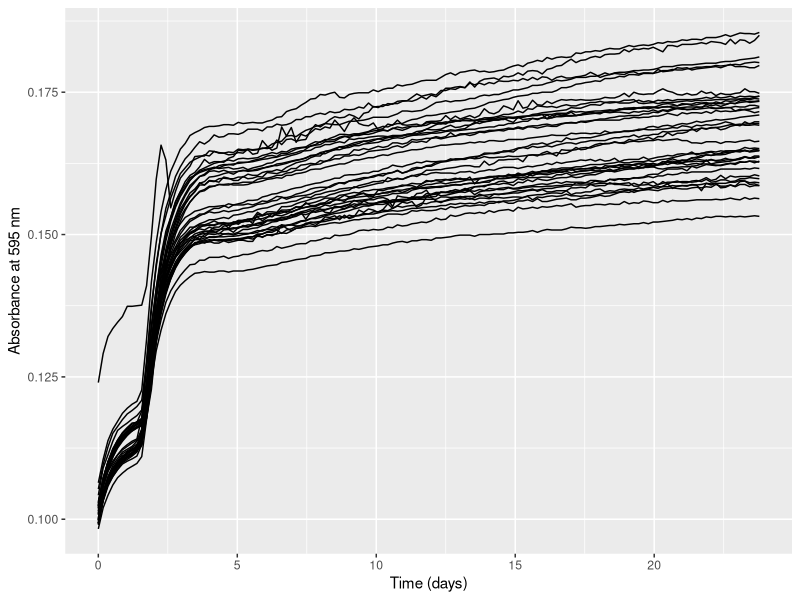
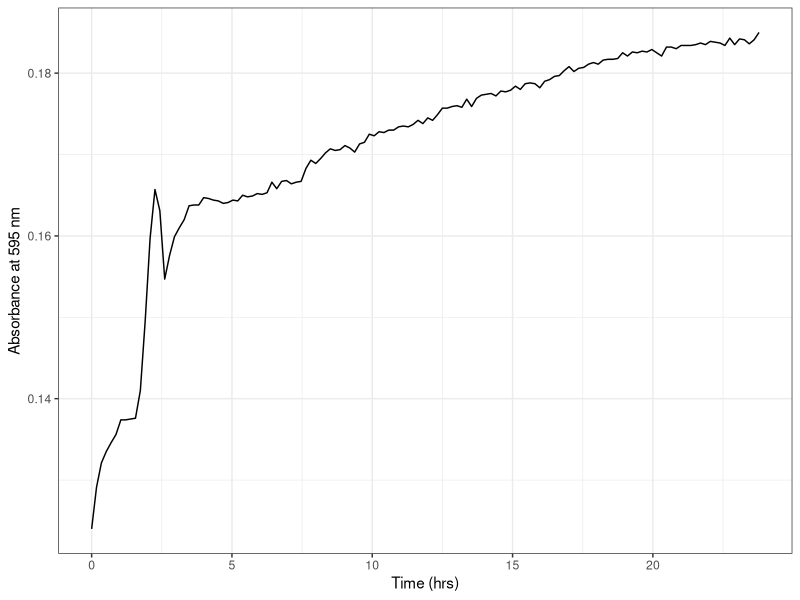
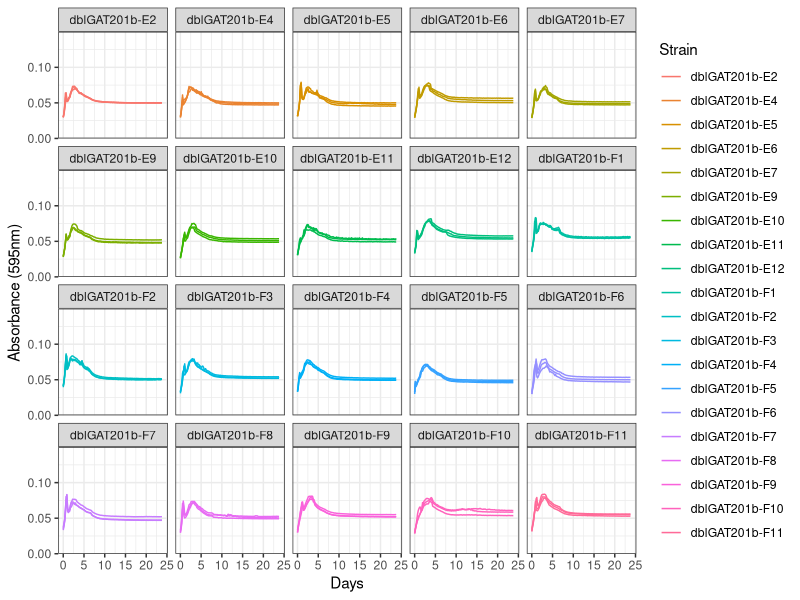
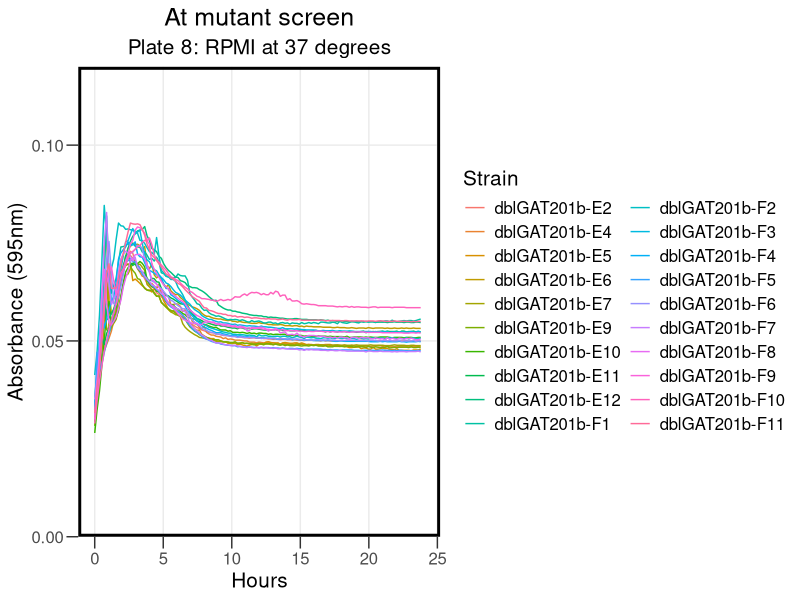
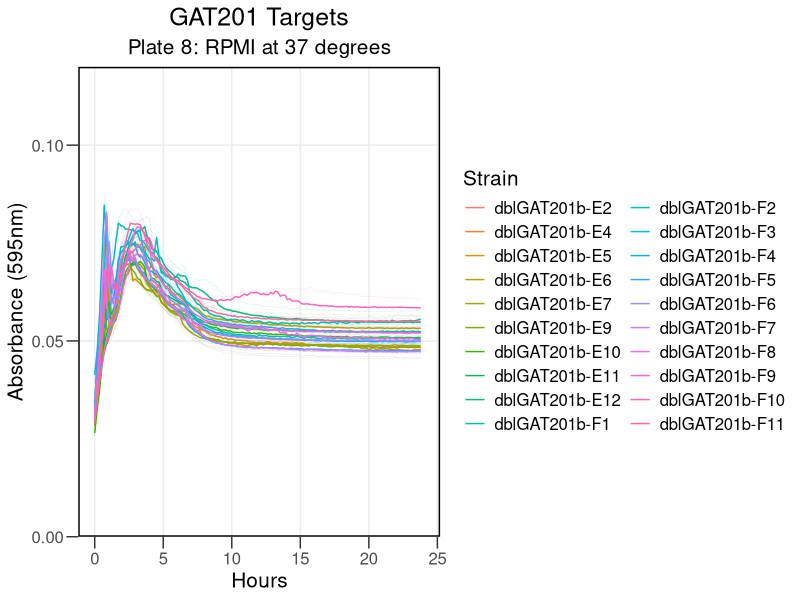
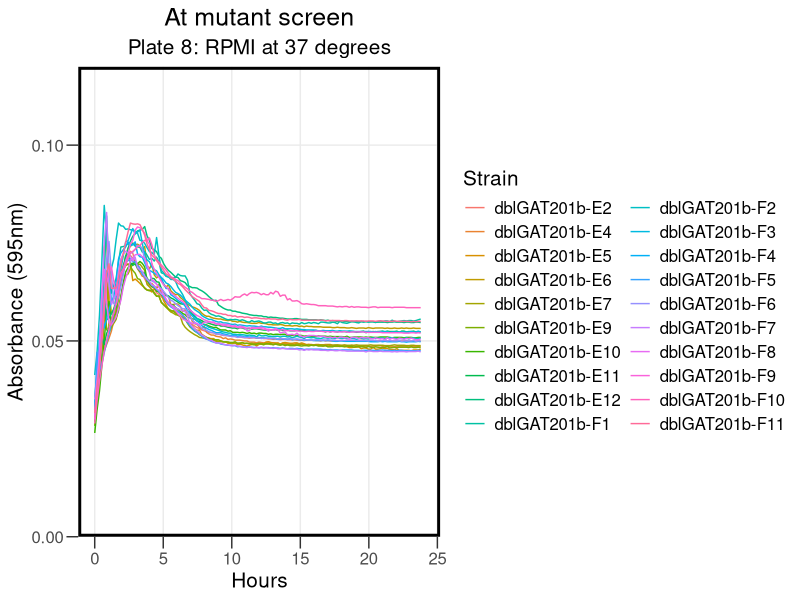
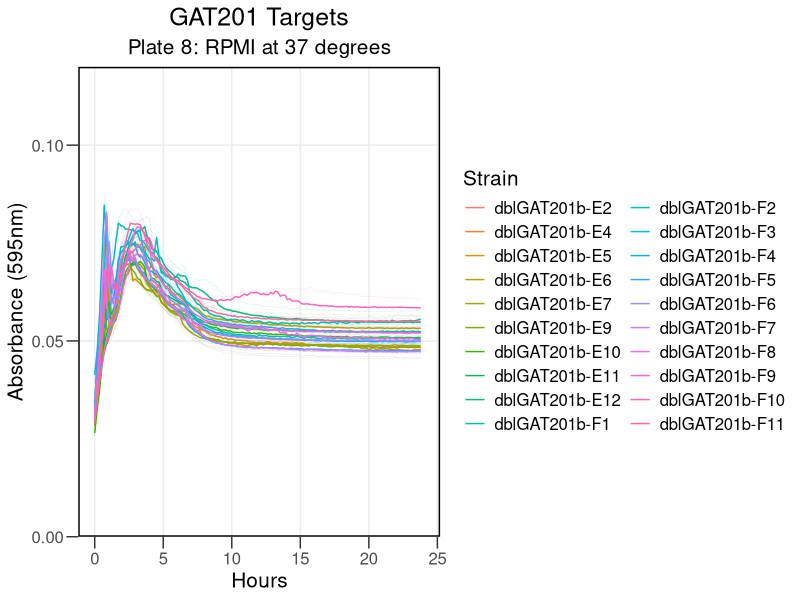

Here is the R script that generated these plots, in order:
## ---- chunk 1
knitr::opts_chunk$set(echo = TRUE)
## ---- chunk 2

library("reshape2")
library(dplyr)
library(ggplot2)
library(tidyverse)
library(rmarkdown)
library(cowplot)
library(yaml)
library(knitr)
## ---- chunk 3

rawdata <- read.csv("../Input/20230516_Atmutant_Screen_plate8_csv.csv")

## ---- chunk 4

 rawdata_hour<-mutate(rawdata, Time = Time/3600)

## ---- chunk 5

reshaped <- melt(rawdata_hour, id=c("Time", "Temp"), 
                              variable.name="Well",
                              value.name="OD595")

summary(reshaped)
## ---- chunk 6

platemap <- read.csv("../Input/20230516_RPMI_Atmut_screen_Plate8_setup.csv") %>%     
  dplyr::mutate(
    Strain = factor(Strain, 
                    levels = c( "P2.28E2", "P2.28E4","P2.28E5","P2.28E6","P2.28E7", "P2.28E9","P2.28E10","P2.28E11", "P2.28E12","P2.28F1","P2.28F2","P2.28F3","P2.28F4","P2.28F5","P2.28F6","P2.28F7","P2.28F8","P2.28F9","P2.28F10","P2.28F11"),
                    labels = c("dblGAT201b-E2", "dblGAT201b-E4","dblGAT201b-E5","dblGAT201b-E6","dblGAT201b-E7","dblGAT201b-E9","dblGAT201b-E10","dblGAT201b-E11","dblGAT201b-E12","dblGAT201b-F1", "dblGAT201b-F2","dblGAT201b-F3","dblGAT201b-F4","dblGAT201b-F5","dblGAT201b-F6","dblGAT201b-F7","dblGAT201b-F8","dblGAT201b-F9","dblGAT201b-F10","dblGAT201b-F11"))
  )

head(platemap, n=10)


## ---- chunk 7

annotated <- inner_join(reshaped, platemap, by="Well")
 
## ---- chunk 8

ggplot(data=filter(annotated,is.na(Strain)),
          aes(x=Time, y=OD595,  group = Well)) + 
          geom_line() + 
          labs(x="Time (days)", y="Absorbance at 595 nm")
## ---- chunk 9

ggplot(data=filter(annotated,Well=="H7"), 
       aes(x=Time, y=OD595, group = Well)) + 
 
       geom_line() + 
     theme_bw()+
     labs(x="Time (hrs)", y="Absorbance at 595 nm")

## ---- chunk 10

blank_OD_summary <- annotated %>%
   filter(is.na(Strain), Time < 1/24) %>%
  filter(Well != "H7") %>%
  group_by(Media) %>%
  summarise(OD_median=median(OD595),
            OD_mean=mean(OD595),
            OD_max=max(OD595),
            OD_min=min(OD595))
print(blank_OD_summary)
## ---- chunk 11

normalisedOD <- annotated %>%
  left_join(blank_OD_summary, by="Media") %>%
  mutate(OD_corrected = OD595 - OD_median)

## ---- chunk 12

ggplot(data=normalisedOD %>%
                       filter( !is.na(Strain) ),
                      aes(x=Time, y=OD_corrected, color=Strain, group = Well)) + 
       geom_line() + 
      scale_x_continuous(limits = c(0,24)) +
       scale_y_continuous(limits=c(0,0.15),expand=c(0,0))+
       facet_wrap(Strain ~ .)+
  
       labs(x = "Days",
            y = "Absorbance (595nm)") +
       theme(text = element_text(size = 20))+
       theme_bw()
## ---- chunk 13

ggplot(data=normalisedOD  %>%
                      filter( !is.na(Strain) ),  
                      aes(x=Time, y=OD_corrected, color=Strain)) + 
   scale_x_continuous(limits = c(0,24)) +
        stat_summary(fun = "median", geom = "line", size = 0.5) +
       scale_y_continuous(limits=c(0,0.12),expand=c(0,0), breaks = c(0, 0.05, 0.1)) +
       labs(x = "Hours",
            y = "Absorbance (595nm)",
            title = "At mutant screen", subtitle = "Plate 8: RPMI at 37 degrees") +
       theme_bw() +
       theme(text = element_text(size = 15))+
       theme(axis.title = element_text(size = 15))+
       theme(axis.ticks.length = unit(0.3, "cm"))+
       theme(title = element_text(size = 15))+
       theme(panel.grid.minor = element_blank())+
    guides(color=guide_legend(ncol=2))+
 theme(legend.title = element_text(size = 15))+
      theme(legend.background = element_rect(fill = "transparent", color=NA))+
  theme(legend.key = element_rect(fill = "transparent", color=NA))+
       theme (plot.background =  element_rect(fill = "transparent", color=NA), 
         panel.background = element_rect(fill = "transparent", color=NA),)+
      theme(panel.border = element_rect(linetype = "solid", colour = "black", size = 2))+
  theme(plot.title = element_text(hjust = 0.5), plot.subtitle = element_text(hjust = 0.5) )
       
## ---- chunk 14

ggsave("../Results/AllSummary_At8.png",width = 8,height=5)
## ---- chunk 15


ggplot(data=normalisedOD  %>%
                     filter( !is.na(Strain) ),  
                      aes(x=Time, y=OD_corrected, color=Strain)) + 
       geom_line(aes(group = Well), size = 0.2, alpha = 0.2) + 
   scale_x_continuous(limits = c(0,24)) +
       stat_summary(fun = "median", geom = "line", size = 0.5) +
       scale_y_continuous(limits=c(0,0.12),expand=c(0,0), breaks = c(0, 0.05, 0.1)) +
   
       labs(x = "Hours",
            y = "Absorbance (595nm)",
            title = "GAT201 Targets", subtitle = "Plate 8: RPMI at 37 degrees") +

                  theme_bw() +
       theme(text = element_text(size = 15))+
       theme(axis.title = element_text(size = 15))+
             theme(axis.ticks.length = unit(0.3, "cm"))+
       theme(title = element_text(size = 15))+
       theme(panel.grid.minor = element_blank())+
            guides(color=guide_legend(ncol=2))+
       theme(legend.title = element_text(size = 15))+
      theme(legend.background = element_rect(fill = "transparent", color=NA))+
      theme(legend.key = element_rect(fill = "transparent", color=NA))+
       theme (plot.background =  element_rect(fill = "transparent", color=NA), 
            panel.background = element_rect(fill = "transparent", color=NA),)+
      theme(panel.border = element_rect(linetype = "solid", colour = "black", size = 1))+
      theme(plot.title = element_text(hjust = 0.5), plot.subtitle = element_text(hjust = 0.5))
## ---- chunk 16

ggsave("../Results/Statsumm_At8.png",width = 8,height=5)
